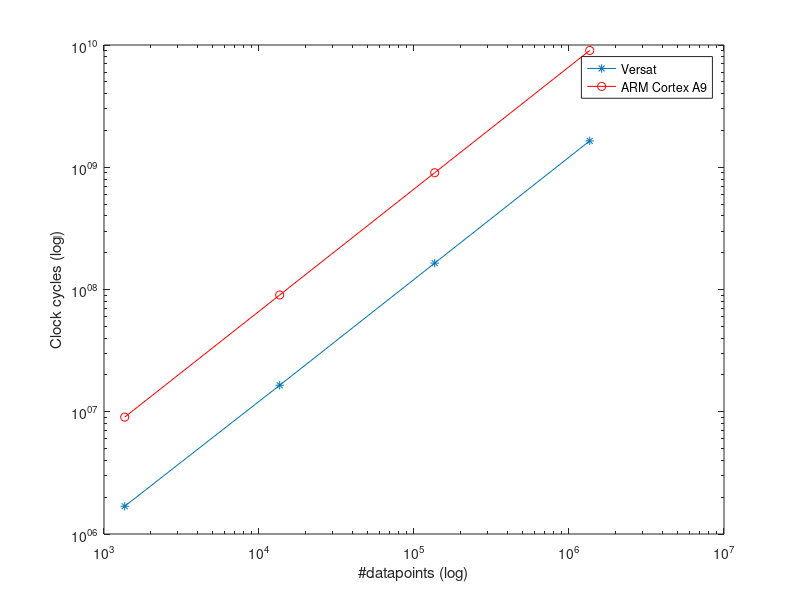
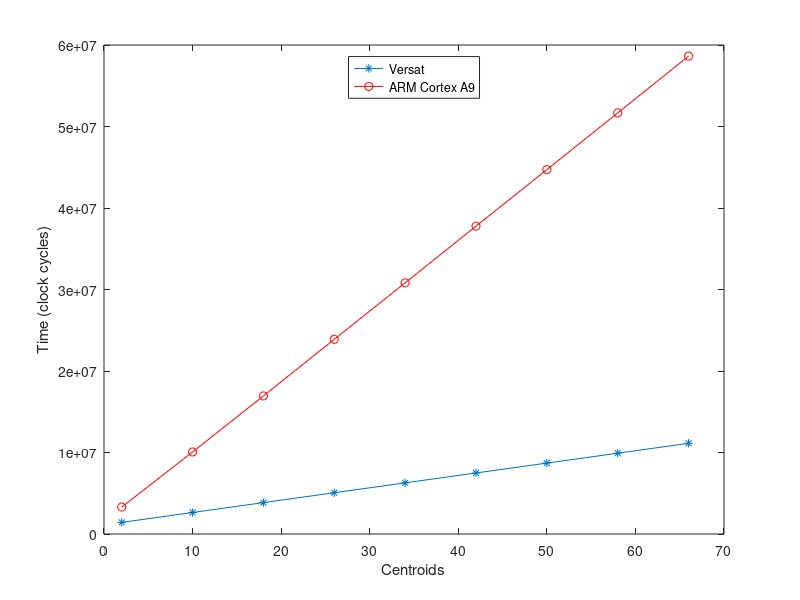
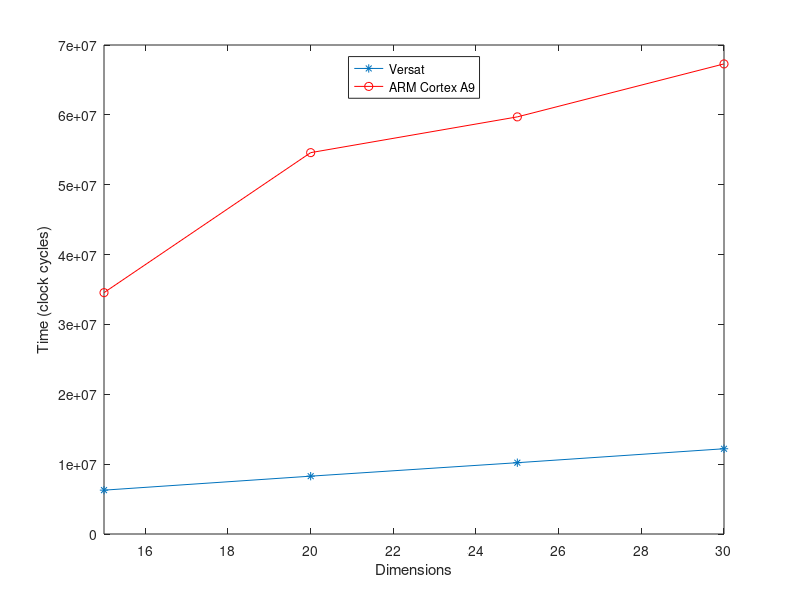

MATLAB code for these plots, in order:
close all
clear all

%points = 10064
% dim = 15
centers = [2, 10, 18, 26, 34, 42, 50, 58, 66];
t1 = [1425734, 2638429, 3851157, 5063972, 6276787, 7489645, 8702465, 9915313, 11128133];
t1a = [3306916, 10062524, 16942356, 23888446, 30817338, 37774652, 44707676, 51664922, 58639894];



%points = 10064
%center = 34
dims = [15, 20, 25, 30];
t2 =  [6276787, 8279865, 10206853, 12202602];
t2a = [34550062 54591662  59711928 67293698];


% centers = 34
%dim = 30 
points = [1360, 13600, 136000, 1360000];
t3 = [1686634, 16474709, 164355509, 1643162559];
t3a =[ 9035594 90191732 901784862 9021288908];

figure;
plot(centers,t1, '*-', centers, t1a, 'ro-');
%title("");
xlabel("Centroids");
ylabel("Time (clock cycles)");
h = legend('Versat','ARM Cortex A9');
legend(h, "location", "north");
%print -deps centers.eps

figure;
plot(dims,t2, '*-', dims, t2a, 'ro-');
axis ([15, 30]);
%title("");
xlabel("Dimensions");
ylabel("Time (clock cycles)");
h = legend('Versat','ARM Cortex A9');
legend(h, "location", "north");
%print -deps dims.eps

figure;
loglog(points,t3, '*-', points, t3a, 'ro-');
%title("k-means");
xlabel("#datapoints (log)");
ylabel("Clock cycles (log)");
legend('Versat','ARM Cortex A9');
print -depsc points.eps
